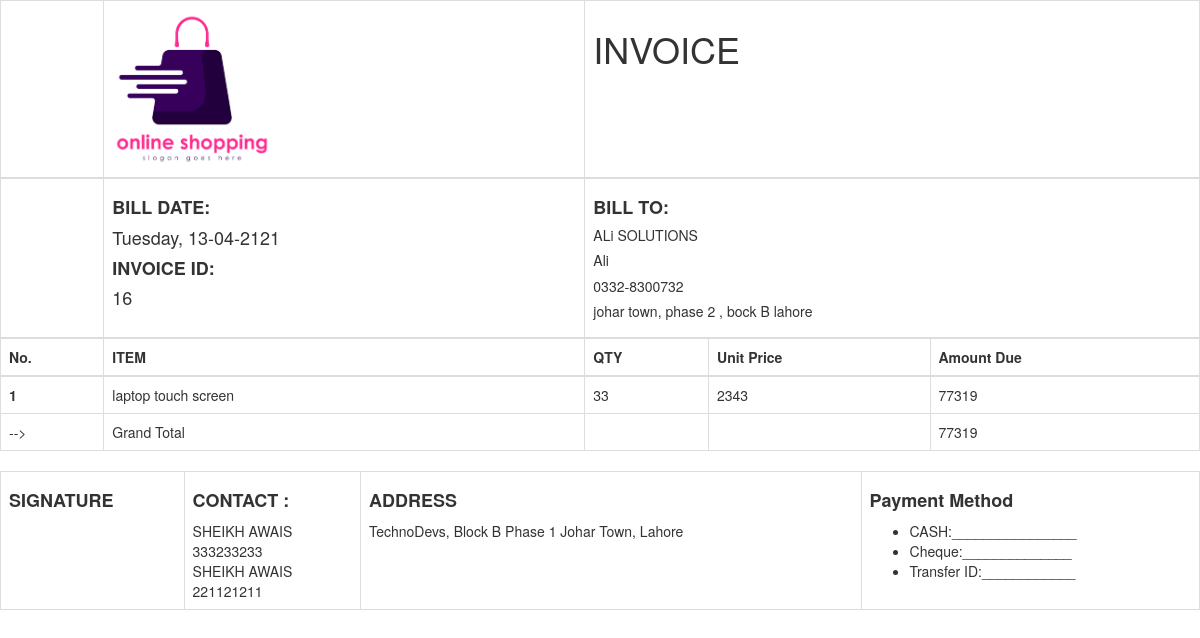
The page /pages/recipt.php?id=16 on the database its author committed.
### tables this page shows
CREATE TABLE `invoices` (
  `invoiceID` int NOT NULL,
  `Cname` varchar(255) DEFAULT NULL,
  `shopName` varchar(255) DEFAULT NULL,
  `address` varchar(255) DEFAULT NULL,
  `phone` varchar(160) DEFAULT NULL,
  `productName` varchar(255) DEFAULT NULL,
  `unitPrice` float DEFAULT NULL,
  `quantity` int DEFAULT NULL,
  `total` varchar(160) DEFAULT NULL
);

CREATE TABLE `company` (
  `contactName1` varchar(255) DEFAULT NULL,
  `phone1` int DEFAULT NULL,
  `contactName2` varchar(255) DEFAULT NULL,
  `phone2` int DEFAULT NULL,
  `Address` varchar(299) NOT NULL
);

### config/config.php (called while the page is built, shortened)
<?php
class conn
{
    public function connection($some)
    {
        $servername = "localhost";
        $username = "root1";
        $password = "rootroot_1";
        $dbname = "Invoice_app";
        try {
            $conn = new PDO("mysql:host=$servername; dbname=$dbname", $username, $password);
            $conn->setAttribute(PDO::ATTR_ERRMODE, PDO::ERRMODE_EXCEPTION);
            $result = $conn->query($some);
            return $result;
        } catch (PDOException $e) {
            die("Could not connect to the database $dbname :" . $e->getMessage());
        }
    }
}

### classes/invoiceDB.php (called while the page is built, shortened)
<?php
require_once "../config/config.php";
class invoice
{
    public function reciptData($id)
    {
        $result = new conn();
        $sql = "SELECT *
        FROM invoices
        WHERE invoiceID= $id
        ORDER BY invoiceID";
        $abc = $result->connection($sql);
        return $abc;
    }
}

### classes/company.php (called while the page is built)
<?php
require_once "../config/config.php";
class company{
    public function show(){
        $result = new conn();
        $sql = 'SELECT *
        FROM company';
        $abc = $result->connection($sql);
        return $abc;
    }
}

### pages/recipt.php (the view, shortened to what this page needs)
<?php
require_once "../classes/invoiceDB.php";
require_once "../classes/company.php";
$q = $_REQUEST['id'];
?>
<!DOCTYPE html>
<html lang="en">
<head>
  <link rel="stylesheet" href="https://maxcdn.bootstrapcdn.com/bootstrap/3.3.7/css/bootstrap.min.css">
</head>
<body>
  <table id="total" class="table table-bordered">
    <thead>
      <tr>
        <td></td>
        <td><img width="160px" src="../assets/images/logo.png" alt=""></td>
        <td colspan="3">
          <h1>INVOICE</h1>
        </td>
      </tr>
      <tr>
        <td></td>
        <?php
                $data = new invoice();
                $q = $data->reciptData($q);
                foreach ($q->fetchAll() as $row) {
                ?>
        <td>
          <h4><b>BILL DATE:</b></h2>
            <h4><?php echo date("l, d-m-yy"); ?></h4>
            <h4><b>INVOICE ID:</b></b></h2>
              <h4><?php echo htmlspecialchars($row['invoiceID']) ?></h4>
        </td>
        <td colspan="3">
          <h4><b>BILL TO:</b></h2>
          <h5><?php echo htmlspecialchars($row['shopName']) ?></h5>
          <h5><?php echo htmlspecialchars($row['Cname']) ?></h5>
          <h5><?php echo htmlspecialchars($row['phone']) ?></h5>
          <h5><?php echo htmlspecialchars($row['address']) ?></h5>
        </td>
      </tr>
      <tr>
        <th scope="col">No.</th>
        <th scope="col">ITEM</th>
        <th scope="col">QTY</th>
        <th scope="col">Unit Price</th>
        <th scope="col">Amount Due</th>
      </tr>
    </thead>
    <tbody>
      <tr>
        <th>1</th>
        <td><?php echo htmlspecialchars($row['productName']) ?></td>
        <td><?php echo htmlspecialchars($row['quantity']) ?></td>
        <td><?php echo htmlspecialchars($row['unitPrice']) ?></td>
        <td ><?php echo htmlspecialchars($row['total']) ?></td>
      </tr>
      <tr>
          <td>--></td>
          <td>Grand Total</td>
          <td></td>
          <td></td>
          <td id="val"><?php echo htmlspecialchars($row['total']) ?></td>
      </tr>
      <?php } ?>
    </tbody>
  </table>
<table class="table table-bordered">
<tbody>
<?php
                $data = new company();
                $q = $data->show();
                foreach ($q->fetchAll() as $row) {
                ?>
      <tr>
        <td><h4><b>SIGNATURE</b></h4></td>
        <td> <h4><b>CONTACT :</b></h4>
          <?php echo htmlspecialchars($row['contactName1']) ?><br>
        <?php echo htmlspecialchars($row['phone1']) ?><br>
        <?php echo htmlspecialchars($row['contactName2']) ?><br>
        <?php echo htmlspecialchars($row['phone2']) ?>
      </td>
        <td>
          <h4><b>ADDRESS</b></h4>
        <?php echo htmlspecialchars($row['Address']) ?></td>
        <td>
          <h4><b>Payment Method</b></h4>
          <ul>
            <li>CASH:________________</li>
            <li>Cheque:______________</li>
            <li>Transfer ID:____________</li>
          </ul>
        </td>
      </tr>
      <?php } ?>
    </tbody>
</table>
</body>
</html>

### rows shown on the page
invoices: invoiceID "16", shopName "ALi SOLUTIONS", Cname "Ali", phone "0332-8300732", address "johar town, phase 2 , bock B lahore", productName "laptop touch screen", quantity "33", unitPrice "2343", total "77319"
company: contactName1 "SHEIKH AWAIS", phone1 "333233233", contactName2 "SHEIKH AWAIS", phone2 "221121211", Address "TechnoDevs, Block B Phase 1 Johar Town, Lahore"
